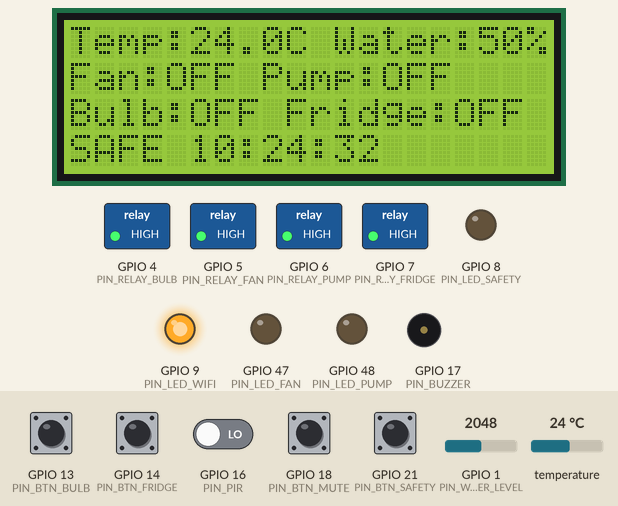
Recording of a sketch running on a simulated ESP32-S3. On the bench: 20×4 character LCD, switched loads named in the sketch (green lamp = pin HIGH), output pins drawn as LEDs (lit = HIGH), buzzer (waves = sounding, pin HIGH). The inputs (shaded band) are chosen by the test bench; at power-on: GPIO 13 (PIN_BTN_BULB), GPIO 14 (PIN_BTN_FRIDGE), GPIO 18 (PIN_BTN_MUTE), GPIO 21 (PIN_BTN_SAFETY) HIGH, GPIO 16 (PIN_PIR) LOW, temperature 24 °C, GPIO 1 (PIN_WATER_LEVEL) = 2048. WiFi joins after 1.5 s; servers stay silent unless stated; the local clock reads 2024-03-15 10:24:30 at power-on unless the sketch sets it; EEPROM starts erased; what the sketch prints to the serial monitor is not drawn.

Above: at 3.4 s.
3.5 s: temperature set to 28.5 °C
At 4.2 s:
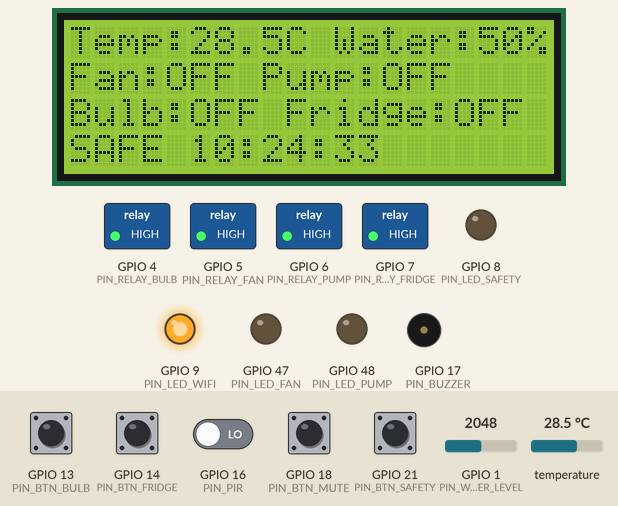
6.2 s: temperature set to 29.5 °C
At 7.7 s:
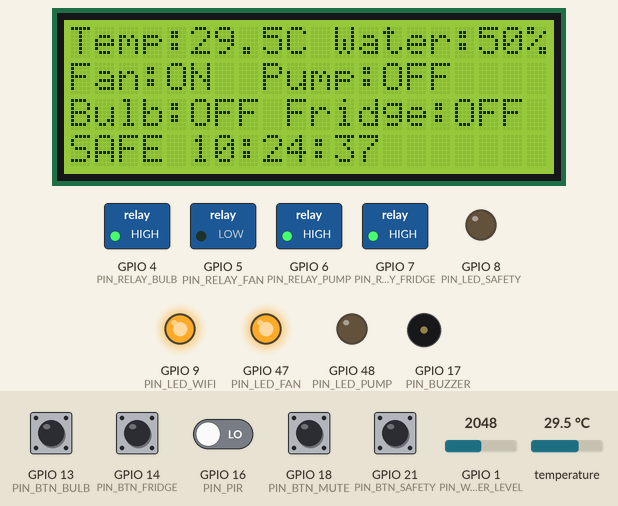
10.0 s: GPIO 1 (PIN_WATER_LEVEL) set to 910
At 13.4 s:
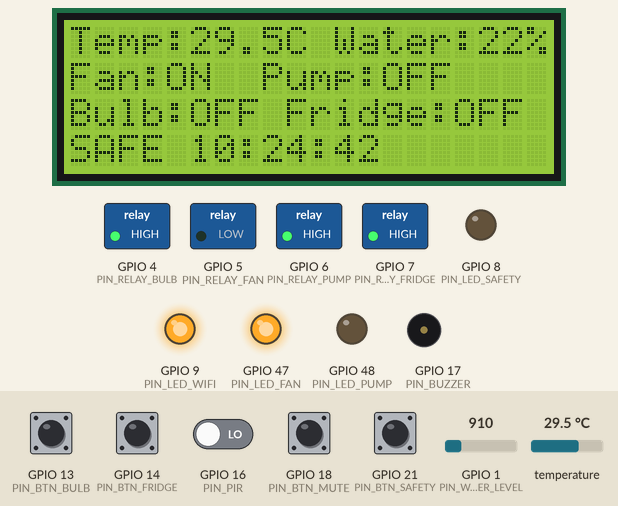
13.8 s: GPIO 1 (PIN_WATER_LEVEL) set to 831
At 15.3 s:
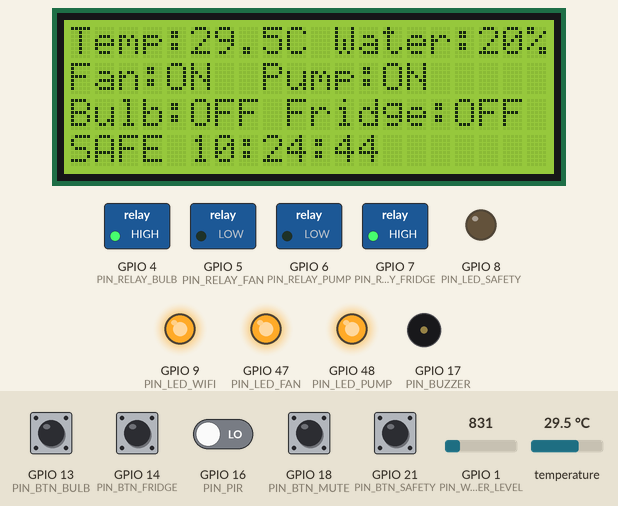
17.6 s: GPIO 13 (PIN_BTN_BULB) pulled LOW for 1 s
At 18.6 s:
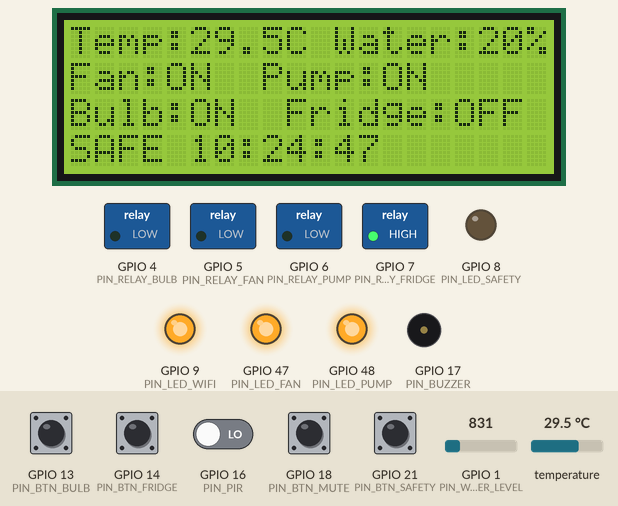
22.4 s: GPIO 14 (PIN_BTN_FRIDGE) pulled LOW for 1 s
At 27.7 s:
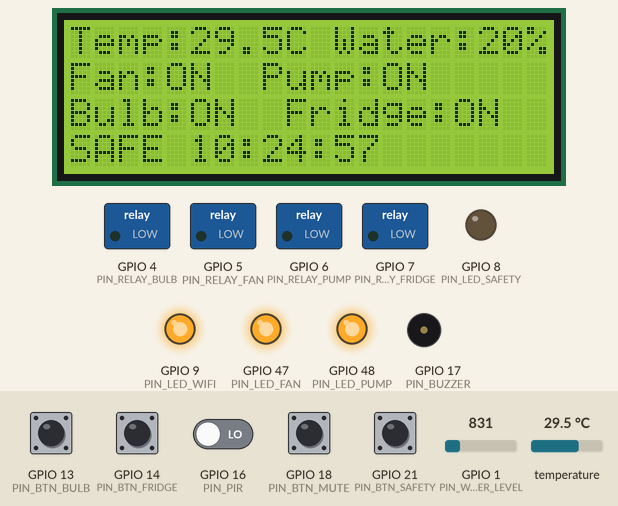
Timing chart, 0 to 28.2 s (numbered marks = the images above; inputs shaded):
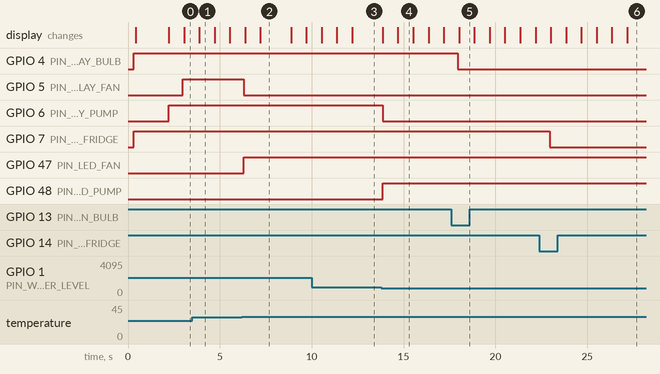

Measured:
- the behaviour switches between 29 and 29.1 °C on temperature (found by bisection; images 1 and 2)
- the behaviour switches between 860 and 859 on GPIO 1 (PIN_WATER_LEVEL) (found by bisection; images 3 and 4)
- after the input at 6.2 s, GPIO 5 (PIN_RELAY_FAN): HIGH → LOW after 0.11 s; GPIO 47 (PIN_LED_FAN): LOW → HIGH after 0.11 s; the display: first changes after 0.18 s (image 2 shows a later state)
- after the input at 13.8 s, GPIO 6 (PIN_RELAY_PUMP): HIGH → LOW after 0.07 s; GPIO 48 (PIN_LED_PUMP): LOW → HIGH after 0.07 s; the display: first differs from a run without the input after 0.90 s (image 4)
- after the input at 17.6 s, GPIO 4 (PIN_RELAY_BULB): HIGH → LOW after 0.36 s; the display: changes after 0.43 s (image 5)
- after the input at 22.4 s, GPIO 7 (PIN_RELAY_FRIDGE): HIGH → LOW after 0.55 s; the display: first changes after 0.62 s (image 6 shows a later state)
- what the display in image 1 shows lasts 0.8 s, from 3.9 s to 4.7 s

The sketch:

SmartHome_ESP32S3.ino
```cpp
/*
  Smart Home Automation System - ESP32-S3-N16R8
  Full main firmware: relays, sensors, RTC, 20x4 I2C LCD, Blynk dashboard
  -----------------------------------------------------------------------
  Corrected pin map (July 2026 revision):
    I2C bus (LCD + RTC): SDA=G11, SCL=G12
    Safety Mode LED: G8   (moved off G12)
    WiFi status LED: G9   (moved off G11)

  Blynk virtual pin map (matched to Blynk.Console Dashboard, July 12 2026):
    V0 = Bulb     V1 = Fridge   V2 = Safety Mode
    V3 = Temp     V4 = Water    V5 = Fan        V6 = Pump

  NOTE: Replace the placeholders below with your own Blynk template ID,
  template name, auth token, WiFi SSID, and WiFi password before flashing.
  Never commit real credentials to a public repository.
*/

#define BLYNK_TEMPLATE_ID   "YOUR_BLYNK_TEMPLATE_ID"
#define BLYNK_TEMPLATE_NAME "YOUR_BLYNK_TEMPLATE_NAME"
#define BLYNK_AUTH_TOKEN    "YOUR_BLYNK_AUTH_TOKEN"

#include <WiFi.h>
#include <BlynkSimpleEsp32.h>
#include <Wire.h>
#include <OneWire.h>
#include <DallasTemperature.h>
#include <LiquidCrystal_I2C.h>
#include <RTClib.h>
#include <Preferences.h>

// ---------- WiFi / Blynk credentials ----------
char ssid[] = "YOUR_WIFI_SSID";
char pass[] = "YOUR_WIFI_PASSWORD";

// ---------- Pin definitions ----------
#define PIN_RELAY_BULB    4
#define PIN_RELAY_FAN     5
#define PIN_RELAY_PUMP    6
#define PIN_RELAY_FRIDGE  7
#define PIN_DS18B20       15
#define PIN_WATER_LEVEL   1
#define PIN_PIR           16
#define PIN_BUZZER        17
#define PIN_SDA           11
#define PIN_SCL           12
#define PIN_BTN_BULB      13
#define PIN_BTN_FRIDGE    14
#define PIN_BTN_SAFETY    21
#define PIN_LED_SAFETY    8
#define PIN_LED_WIFI      9
#define PIN_BTN_MUTE      18
#define PIN_LED_FAN       47
#define PIN_LED_PUMP      48

// ---------- Relay module logic ----------
// Most 4-channel relay boards are ACTIVE-LOW: pulling the control pin LOW
// energizes the relay (load ON). Confirmed by testing, July 2026.
#define RELAY_ON  LOW
#define RELAY_OFF HIGH

// ---------- Thresholds ----------
const float TEMP_THRESHOLD_C = 29.0;
const int WATER_LOW_PERCENT = 20;
const int WATER_FULL_PERCENT = 90;

// ---------- Blynk virtual pins (matched to Blynk.Console dashboard, July 2026) ----------
#define VPIN_BULB   V0
#define VPIN_FAN    V5
#define VPIN_PUMP   V6
#define VPIN_FRIDGE V1
#define VPIN_TEMP   V3
#define VPIN_WATER  V4
#define VPIN_SAFETY V2

// ---------- Objects ----------
OneWire oneWire(PIN_DS18B20);
DallasTemperature tempSensor(&oneWire);
LiquidCrystal_I2C lcd(0x27, 20, 4);
RTC_DS1307 rtc; // swap for RTC_DS3231 if that's your module
Preferences prefs;

// ---------- State ----------
bool pumpState = false;
bool fanState = false;
bool fridgeState = false;
bool bulbState = false;
bool safetyArmed = false;

bool lastBtnSafety = HIGH;
bool lastBtnFridge = HIGH;
bool lastBtnBulb = HIGH;
bool lastBtnMute = HIGH;

bool buzzerMuted = false;
unsigned long muteUntilMs = 0;
const unsigned long MUTE_DURATION_MS = 60000; // 60 seconds

unsigned long lastLoopMs = 0;
const unsigned long LOOP_INTERVAL_MS = 300;

unsigned long lastBlynkSyncMs = 0;
const unsigned long BLYNK_SYNC_INTERVAL_MS = 2000;

// ---- WiFi non-blocking connect ----
const unsigned long WIFI_CONNECT_TIMEOUT_MS = 30000; // 30 sec, then boot offline
unsigned long lastWifiRetryMs = 0;
const unsigned long WIFI_RETRY_INTERVAL_MS = 15000; // retry every 15 sec if offline

// ---- Buzzer beep pattern (motion alarm) ----
bool buzzerBeepState = false;
unsigned long lastMotionEventMs = 0;
const unsigned long MOTION_EVENT_INTERVAL_MS = 10000; // throttle Blynk notification

bool rtcFound = false;

// ---------- Blynk write handlers (dashboard -> device) ----------
BLYNK_WRITE(VPIN_BULB) {
  bulbState = param.asInt();
  digitalWrite(PIN_RELAY_BULB, bulbState ? RELAY_ON : RELAY_OFF);
  prefs.putBool("bulb", bulbState);
}

BLYNK_WRITE(VPIN_FRIDGE) {
  fridgeState = param.asInt();
  digitalWrite(PIN_RELAY_FRIDGE, fridgeState ? RELAY_ON : RELAY_OFF);
  prefs.putBool("fridge", fridgeState);
}

BLYNK_WRITE(VPIN_SAFETY) {
  safetyArmed = param.asInt();
  digitalWrite(PIN_LED_SAFETY, safetyArmed ? HIGH : LOW);
  prefs.putBool("safety", safetyArmed);
}

void setup() {
  Serial.begin(115200);
  delay(300);

  pinMode(PIN_RELAY_BULB, OUTPUT);
  pinMode(PIN_RELAY_FAN, OUTPUT);
  pinMode(PIN_RELAY_PUMP, OUTPUT);
  pinMode(PIN_RELAY_FRIDGE, OUTPUT);
  pinMode(PIN_PIR, INPUT);
  pinMode(PIN_BUZZER, OUTPUT);
  pinMode(PIN_BTN_SAFETY, INPUT_PULLUP);
  pinMode(PIN_BTN_FRIDGE, INPUT_PULLUP);
  pinMode(PIN_BTN_BULB, INPUT_PULLUP);
  pinMode(PIN_LED_SAFETY, OUTPUT);
  pinMode(PIN_LED_WIFI, OUTPUT);
  pinMode(PIN_BTN_MUTE, INPUT_PULLUP);
  pinMode(PIN_LED_FAN, OUTPUT);
  pinMode(PIN_LED_PUMP, OUTPUT);

  // ---- Restore last known state (survives power loss) ----
  prefs.begin("smarthome", false);
  bulbState = prefs.getBool("bulb", false);
  fridgeState = prefs.getBool("fridge", false);
  safetyArmed = prefs.getBool("safety", false);
  digitalWrite(PIN_RELAY_BULB, bulbState ? RELAY_ON : RELAY_OFF);
  digitalWrite(PIN_RELAY_FRIDGE, fridgeState ? RELAY_ON : RELAY_OFF);
  digitalWrite(PIN_LED_SAFETY, safetyArmed ? HIGH : LOW);

  // ---- I2C bus: LCD + RTC ----
  Wire.begin(PIN_SDA, PIN_SCL);
  Wire.setClock(100000);

  lcd.init();
  lcd.backlight();
  lcd.clear();
  lcd.setCursor(0, 0);
  lcd.print("Smart Home Sys");
  lcd.setCursor(0, 1);
  lcd.print("Connecting WiFi...");

  tempSensor.begin();

  if (!rtc.begin()) {
    Serial.println("RTC not found - check wiring on G11/G12");
    rtcFound = false;
  } else {
    rtcFound = true;
    if (!rtc.isrunning()) {
      rtc.adjust(DateTime(F(__DATE__), F(__TIME__)));
    }
  }

  // ---- WiFi + Blynk (non-blocking: boot offline after 30s if no WiFi) ----
  WiFi.mode(WIFI_STA);
  WiFi.setAutoReconnect(true); // ESP32 will keep retrying WiFi in the background
  WiFi.persistent(true);
  WiFi.begin(ssid, pass);

  Serial.print("Connecting to WiFi");
  unsigned long wifiStartMs = millis();
  while (WiFi.status() != WL_CONNECTED && millis() - wifiStartMs < WIFI_CONNECT_TIMEOUT_MS) {
    delay(250);
    Serial.print(".");
  }

  if (WiFi.status() == WL_CONNECTED) {
    Serial.println("\nWiFi connected: " + WiFi.localIP().toString());
    Blynk.config(BLYNK_AUTH_TOKEN);
    Blynk.connect(4500); // one non-hanging attempt; Blynk.run() retries later if needed
  } else {
    Serial.println("\nNo WiFi after 30s - starting system OFFLINE. Will auto-connect later.");
    Blynk.config(BLYNK_AUTH_TOKEN); // ready to connect the moment WiFi appears
  }

  digitalWrite(PIN_LED_WIFI, WiFi.status() == WL_CONNECTED ? HIGH : LOW);
  lcd.clear();
}

void loop() {
  // Only let Blynk run its network stack when WiFi is actually connected,
  // otherwise Blynk.run() can stall the loop while retrying.
  if (WiFi.status() == WL_CONNECTED) {
    Blynk.run();
  } else if (millis() - lastWifiRetryMs > WIFI_RETRY_INTERVAL_MS) {
    lastWifiRetryMs = millis();
    WiFi.reconnect(); // periodic nudge; WiFi.setAutoReconnect(true) also does this passively
  }

  if (millis() - lastLoopMs < LOOP_INTERVAL_MS) return;
  lastLoopMs = millis();

  // ---- WiFi status LED ----
  digitalWrite(PIN_LED_WIFI, WiFi.status() == WL_CONNECTED ? HIGH : LOW);

  // ---- Water pump automation ----
  int waterRaw = analogRead(PIN_WATER_LEVEL);
  int waterPercent = map(waterRaw, 0, 4095, 0, 100);
  if (waterPercent <= WATER_LOW_PERCENT) {
    pumpState = true;
  } else if (waterPercent >= WATER_FULL_PERCENT) {
    pumpState = false;
  }
  digitalWrite(PIN_RELAY_PUMP, pumpState ? RELAY_ON : RELAY_OFF);
  digitalWrite(PIN_LED_PUMP, pumpState ? HIGH : LOW);

  // ---- Fan automation ----
  tempSensor.requestTemperatures();
  float tempC = tempSensor.getTempCByIndex(0);
  fanState = (tempC > TEMP_THRESHOLD_C);
  digitalWrite(PIN_RELAY_FAN, fanState ? RELAY_ON : RELAY_OFF);
  digitalWrite(PIN_LED_FAN, fanState ? HIGH : LOW);

  // ---- Safety Mode toggle (physical button) ----
  bool btnSafety = digitalRead(PIN_BTN_SAFETY);
  if (btnSafety == LOW && lastBtnSafety == HIGH) {
    safetyArmed = !safetyArmed;
    digitalWrite(PIN_LED_SAFETY, safetyArmed ? HIGH : LOW);
    prefs.putBool("safety", safetyArmed);
    Blynk.virtualWrite(VPIN_SAFETY, safetyArmed);
  }
  lastBtnSafety = btnSafety;

  // ---- Mute button (temporarily silences buzzer without disarming) ----
  bool btnMute = digitalRead(PIN_BTN_MUTE);
  if (btnMute == LOW && lastBtnMute == HIGH) {
    buzzerMuted = true;
    muteUntilMs = millis() + MUTE_DURATION_MS;
  }
  lastBtnMute = btnMute;
  if (millis() > muteUntilMs) {
    buzzerMuted = false;
  }

  // ---- PIR + buzzer (only when armed, and not muted) ----
  // Toggles each loop cycle (~300ms) to produce an audible beep-beep-beep
  // pattern instead of one continuous tone.
  bool motion = digitalRead(PIN_PIR);
  if (safetyArmed && motion && !buzzerMuted) {
    buzzerBeepState = !buzzerBeepState;
    digitalWrite(PIN_BUZZER, buzzerBeepState ? HIGH : LOW);
    if (millis() - lastMotionEventMs > MOTION_EVENT_INTERVAL_MS) {
      lastMotionEventMs = millis();
      Blynk.logEvent("motion_alert", "Motion detected while Safety Mode armed");
    }
  } else {
    digitalWrite(PIN_BUZZER, LOW);
    buzzerBeepState = false;
  }

  // ---- Fridge manual (physical button) ----
  bool btnFridge = digitalRead(PIN_BTN_FRIDGE);
  if (btnFridge == LOW && lastBtnFridge == HIGH) {
    fridgeState = !fridgeState;
    digitalWrite(PIN_RELAY_FRIDGE, fridgeState ? RELAY_ON : RELAY_OFF);
    prefs.putBool("fridge", fridgeState);
    Blynk.virtualWrite(VPIN_FRIDGE, fridgeState);
  }
  lastBtnFridge = btnFridge;

  // ---- Bulb manual (physical button) ----
  bool btnBulb = digitalRead(PIN_BTN_BULB);
  if (btnBulb == LOW && lastBtnBulb == HIGH) {
    bulbState = !bulbState;
    digitalWrite(PIN_RELAY_BULB, bulbState ? RELAY_ON : RELAY_OFF);
    prefs.putBool("bulb", bulbState);
    Blynk.virtualWrite(VPIN_BULB, bulbState);
  }
  lastBtnBulb = btnBulb;

  // ---- RTC time ----
  String timeStr = "--:--:--";
  if (rtcFound) {
    DateTime now = rtc.now();
    char buf[9];
    sprintf(buf, "%02d:%02d:%02d", now.hour(), now.minute(), now.second());
    timeStr = String(buf);
  }

  // ---- LCD (20x4 layout) ----
  lcd.setCursor(0, 0);
  lcd.print("Temp:");
  lcd.print(tempC, 1);
  lcd.print("C Water:");
  lcd.print(waterPercent);
  lcd.print("% ");

  lcd.setCursor(0, 1);
  lcd.print("Fan:");
  lcd.print(fanState ? "ON " : "OFF");
  lcd.print(" Pump:");
  lcd.print(pumpState ? "ON " : "OFF");

  lcd.setCursor(0, 2);
  lcd.print("Bulb:");
  lcd.print(bulbState ? "ON " : "OFF");
  lcd.print(" Fridge:");
  lcd.print(fridgeState ? "ON " : "OFF");

  lcd.setCursor(0, 3);
  lcd.print(safetyArmed ? "ARMED " : "SAFE ");
  lcd.print(timeStr);

  // ---- Sync to Blynk (throttled) ----
  if (millis() - lastBlynkSyncMs >= BLYNK_SYNC_INTERVAL_MS) {
    lastBlynkSyncMs = millis();
    Blynk.virtualWrite(VPIN_TEMP, tempC);
    Blynk.virtualWrite(VPIN_WATER, waterPercent);
    Blynk.virtualWrite(VPIN_FAN, fanState);
    Blynk.virtualWrite(VPIN_PUMP, pumpState);
  }
}
```
